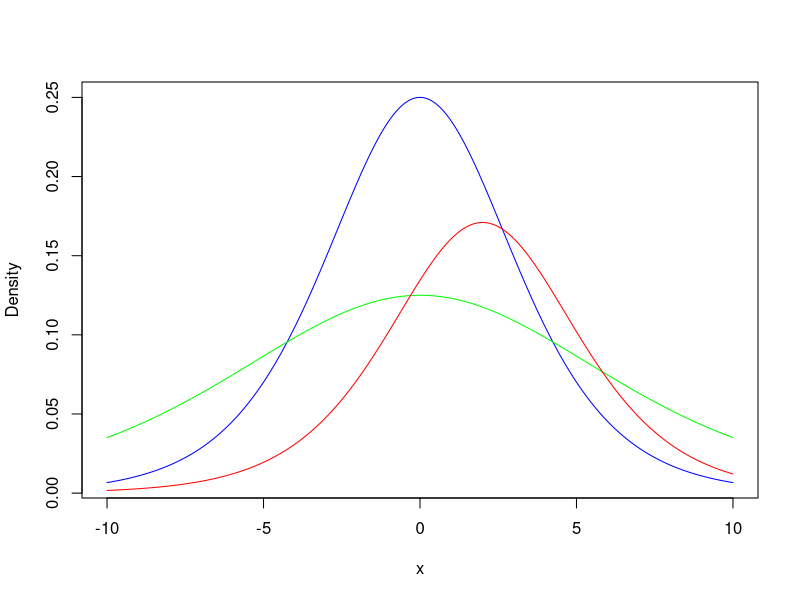

Source code (R):
find_k = function(mu, beta){
  integrand = function(x){
    exp(-(x-mu)/beta)/(1+exp(-(x-mu)/beta))^2
  }
  integral = integrate(integrand,0,Inf)$value
  K = 1/integral
  return(K)
}

K1 = find_k(0,2)
K2 = find_k(0,4)
K3 = find_k(2,2)

# -- part a --

pdf_func = function(x,mu,beta,K){
  return(K * exp(-(x-mu)/beta) / (1+exp(-(x-mu)/beta))^2)
}

x_vals = seq(-10,10,length.out = 1000)

plot(x_vals, pdf_func(x_vals,0,2,K1), type = 'l', col = "blue",ylab = "Density", xlab = "x")
lines(x_vals, pdf_func(x_vals,0,4,K2), col = "green")
lines(x_vals, pdf_func(x_vals,2,2,K3), col = "red")

# -- part b --

calc_ex = function(mu, beta, n = 1){
  K = find_k(mu, beta)
  integrand = function(x){
    return((x ^ n) * pdf_func(x, mu, beta, K))
  }
  integral = integrate(integrand, 0, Inf)$value
  return(integral)
}

print(calc_ex(0,2))

calc_var = function(mu,beta){
  K = find_k(mu,beta)
  first_moment = calc_ex(mu,beta)
  second_moment = calc_ex(mu,beta,2)
  return(second_moment - first_moment^2)
}

print(calc_var(0,2))
print(calc_var(2,2))
print("trying some github")
